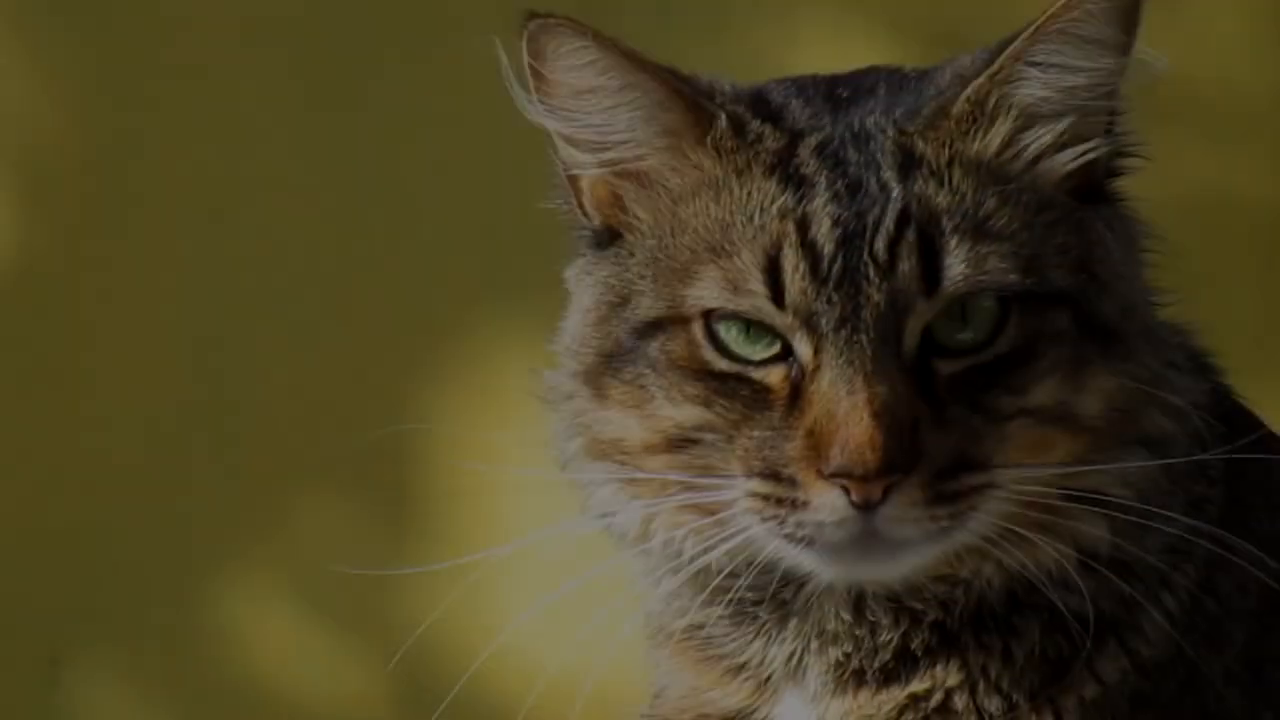
#> input picture frame 23 of cat.mp4, 1280 x 720 px
$ python openCV2.py
#> lines starting #> are read from the running program, lines starting #| are printed output that depends on the picture
# reading video
import cv2

# video can be read using cv2.VideoCapture
# this is done in individual video frames being processed
# a webcam feed can be used by passing in 0 for the default webcam
# a saved video file uses a string of the filepath
capture = cv2.VideoCapture('cat.mp4')

# using a loop we can iterate through frames
while True:
    # get next frame
    isTrue, frame = capture.read()
#> frame is the input picture: shape (720, 1280, 3); mean B, G, R 34.1, 64.3, 73.5
    # resize next frame
    frame = cv2.resize(frame,(600,400))
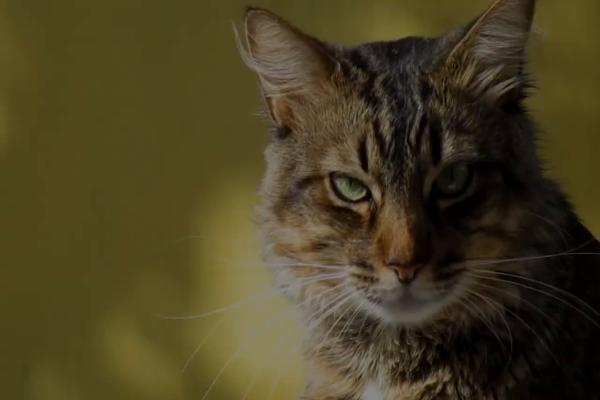
#> frame: shape (400, 600, 3); mean B, G, R 34, 64.3, 73.4
    # display the frame
    cv2.imshow(winname='video',mat=frame)
    # wait for any keypress and stop if it's letter q
    key = cv2.waitKey(1)
#> (key Esc is pressed here)
    if key == 81:
        break
# stops loading video
capture.release()
cv2.destroyAllWindows()

$ run again, starting later in the video
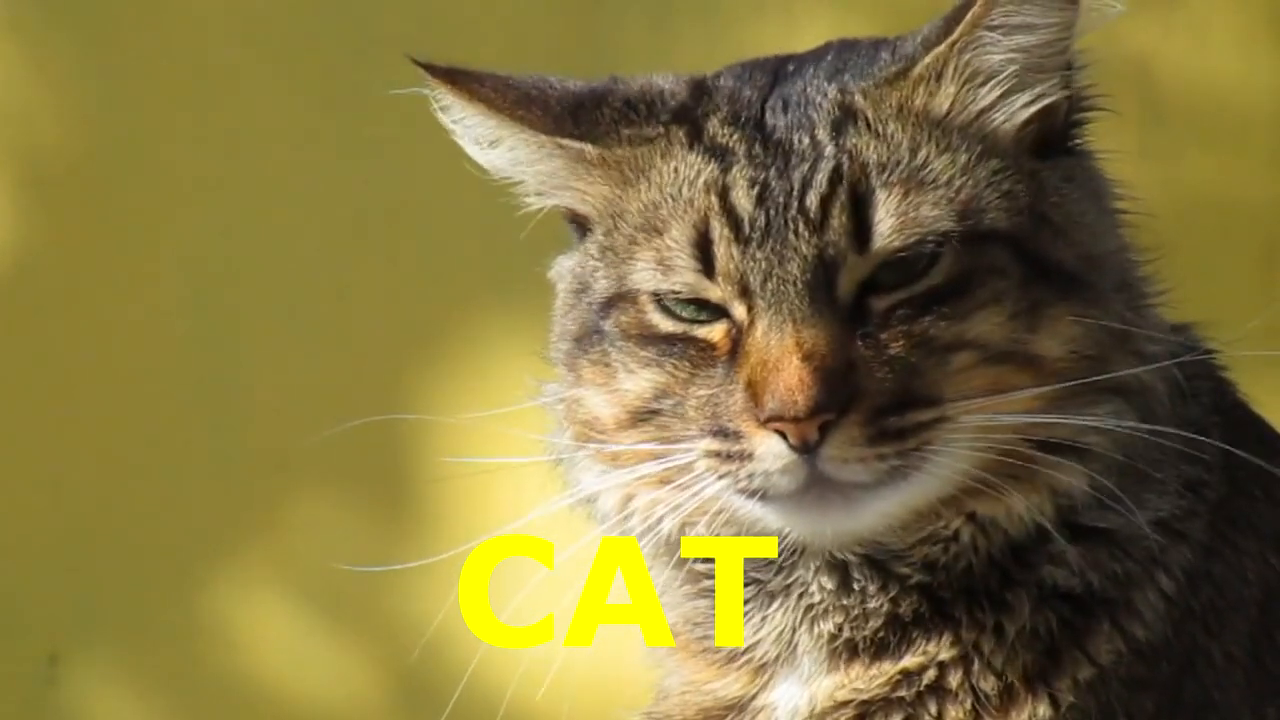
#> input picture frame 104 of cat.mp4, 1280 x 720 px
#> frame is the input picture: shape (720, 1280, 3); mean B, G, R 63.5, 117.9, 131.8
#> `frame = cv2.resize(frame,(600,400))`:
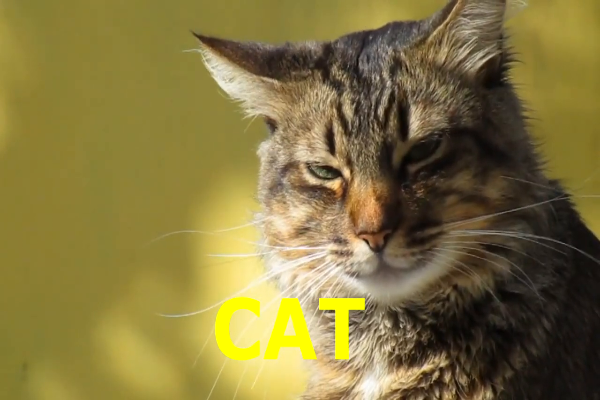
#> frame: shape (400, 600, 3); mean B, G, R 63.4, 117.8, 131.8

$ run again, starting later in the video
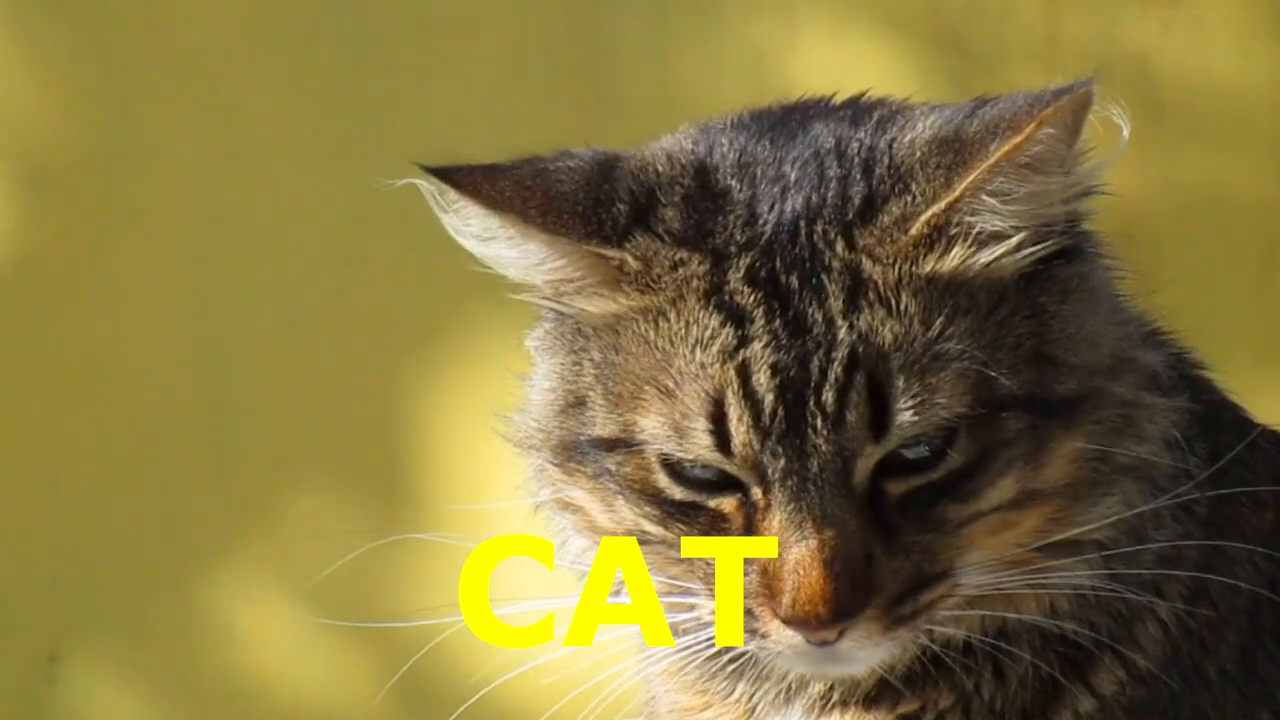
#> input picture frame 186 of cat.mp4, 1280 x 720 px
#> frame is the input picture: shape (720, 1280, 3); mean B, G, R 62, 118.3, 132.6
#> `frame = cv2.resize(frame,(600,400))`:
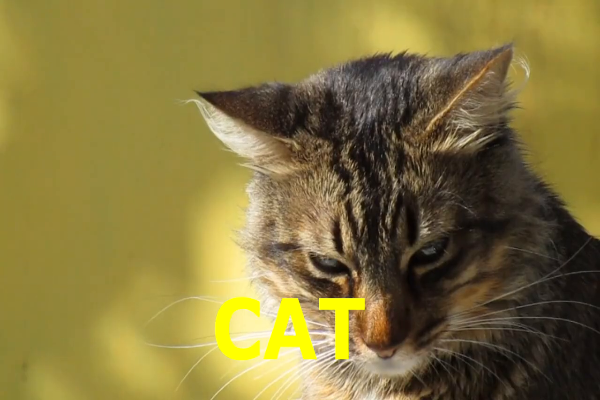
#> frame: shape (400, 600, 3); mean B, G, R 61.9, 118.2, 132.5
